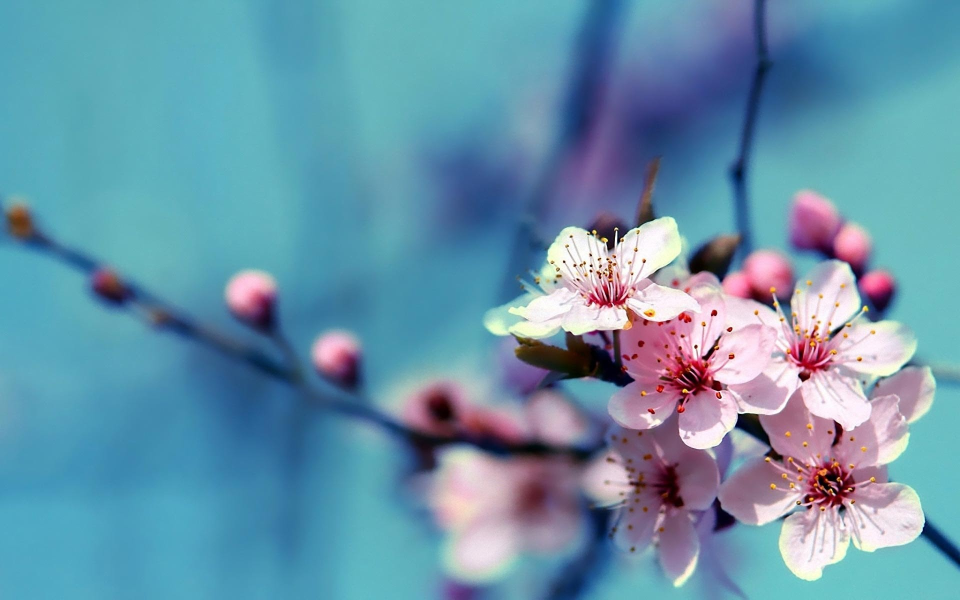
#> input picture 2_resize_image/7.jpg, 1920 x 1200 px (shown at 1/2 size)
$ python image_resize_pillow.py
#> lines starting #> are read from the running program, lines starting #| are printed output that depends on the picture
from PIL import Image
img = Image.open('7.jpg')
#> img is the input picture: PIL image 1920x1200 RGB; mean R, G, B 104.6, 148, 170.2
img.resize((200, 200)).save('newSize.png')
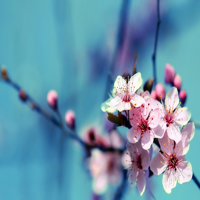
#> saved as newSize.png: PIL image 200x200 RGB; mean R, G, B 104.6, 148, 170.2
img_new = Image.open('newSize.png')
img_new.show()
